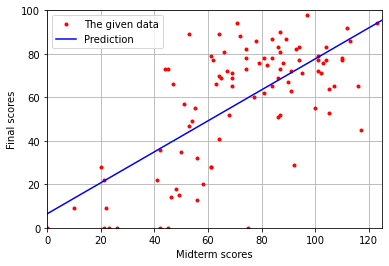

Write Python code to recreate this figure.
import numpy as np
import matplotlib.pyplot as plt

if __name__ == '__main__':
    midterm_range = np.array([0, 125])
    final_range = np.array([0, 100])

    # Load score data
    class_kr = np.loadtxt('C:/Users/Aiganym(01021515882)/OneDrive - UOS/STUDY/3학년 2학기/[과기대]오픈소스소프트웨어/math02_lab/data/class_score_kr.csv', delimiter=',')
    class_en = np.loadtxt('C:/Users/Aiganym(01021515882)/OneDrive - UOS/STUDY/3학년 2학기/[과기대]오픈소스소프트웨어/math02_lab/data/class_score_en.csv', delimiter=',')
    data = np.vstack((class_kr, class_en))

    # Estimate a line, final = slope * midterm + y_intercept
    xn = data[:,0]
    A = np.vstack((xn, np.ones(len(xn)))).T
    b = data[:,1]
    line = np.linalg.pinv(A) @ b
    #line = [0, 0] # TODO) Please find the best [slope, y_intercept] from 'data'

    # Predict scores
    final = lambda midterm: line[0] * midterm + line[1]
    while True:
        try:
            given = input('Q) Please input your midterm score (Enter or -1: exit)? ')
            if given == '' or float(given) < 0:
                break
            print(f'A) Your final score is expected to {final(float(given)):.3f}.')
        except Exception as ex:
            print(f'Cannot answer the question. (message: {ex})')
            break

    # Plot scores and the estimated line
    plt.figure()
    plt.plot(data[:,0], data[:,1], 'r.', label='The given data')
    plt.plot(midterm_range, final(midterm_range), 'b-', label='Prediction')
    plt.xlabel('Midterm scores')
    plt.ylabel('Final scores')
    plt.xlim(midterm_range)
    plt.ylim(final_range)
    plt.grid()
    plt.legend()
    plt.show()
